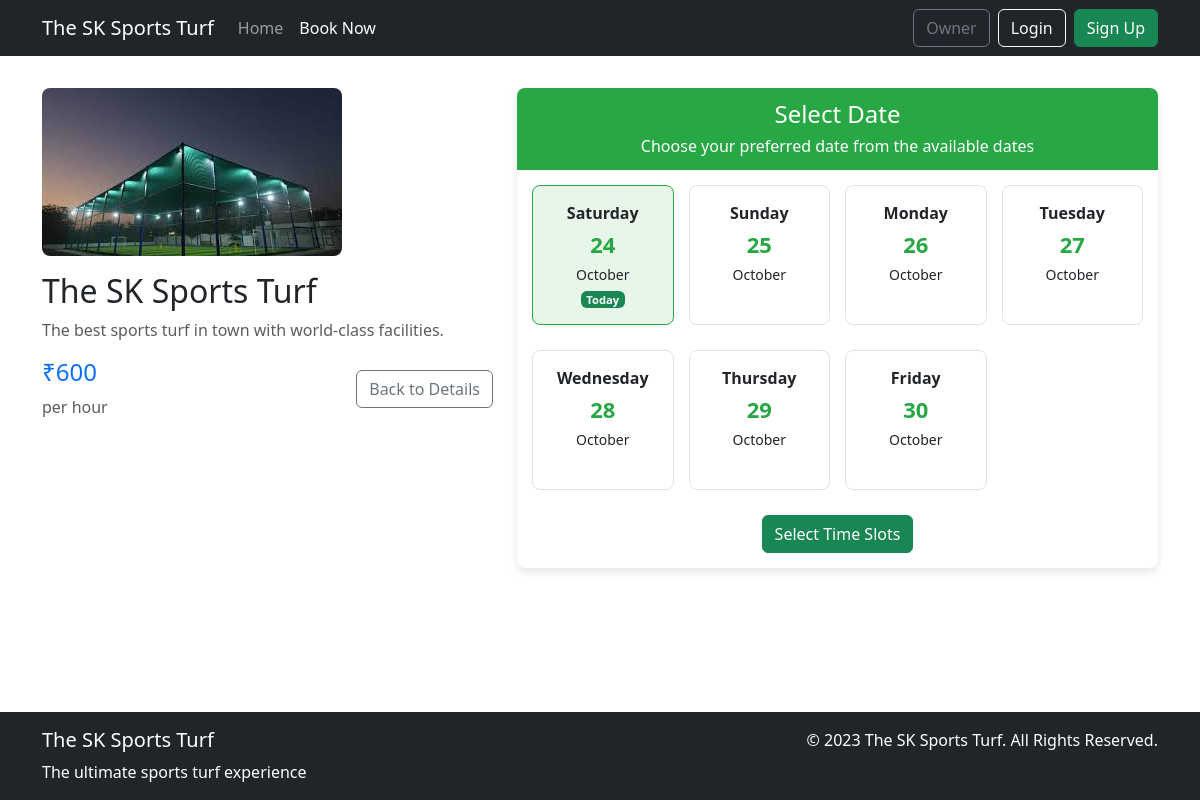
Page /turf_details/ on the earlier database version.
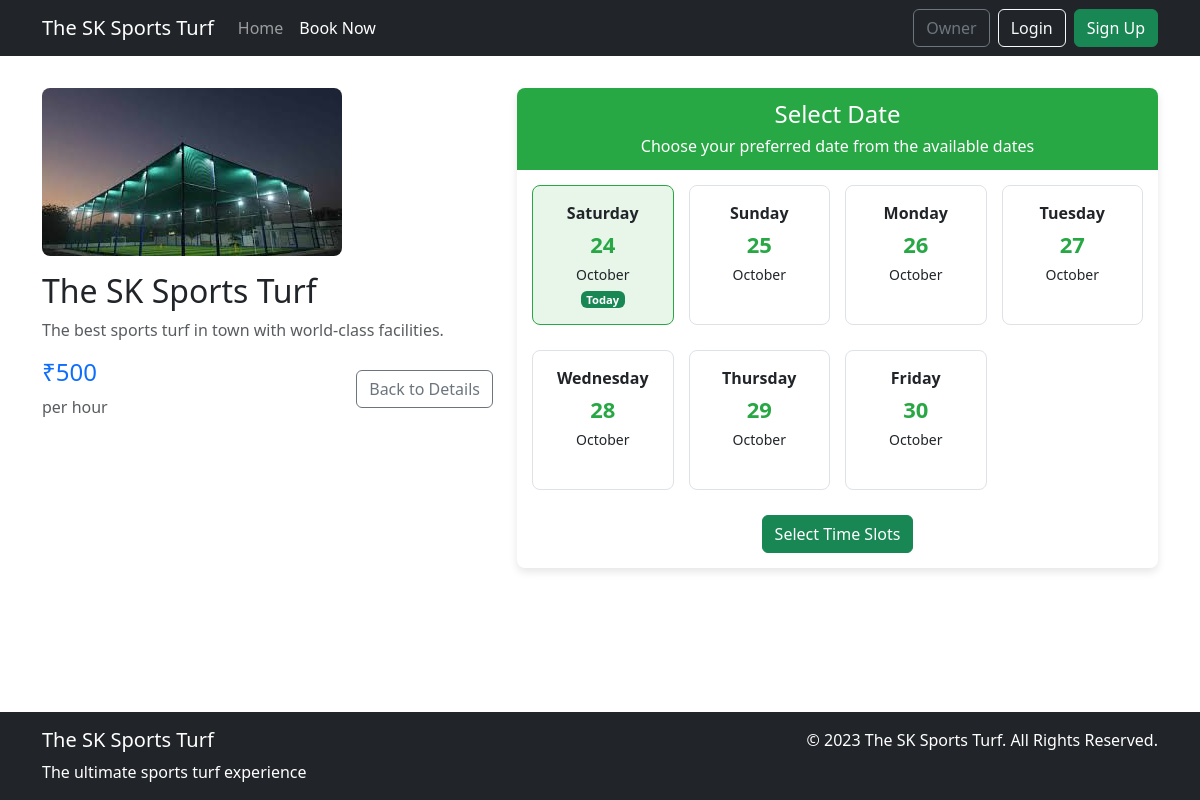
Same page on the later database version.
### turf/models.py (models this page shows, shortened)
class Turf(models.Model):
    name = models.CharField(max_length=200)
    image = models.ImageField(upload_to='turfs/', blank=True)
    slot_price = models.PositiveIntegerField(default=500)
    description = models.TextField(blank=True)
    address = models.TextField(blank=True)
    contact_phone = models.CharField(max_length=20, blank=True)
    contact_email = models.EmailField(blank=True)
    is_active = models.BooleanField(default=True)
    is_default = models.BooleanField(default=False)

### turf/views.py (the view)
# urls.py: path("turf_details/", views.turf_details, name="turf_details"),
def turf_details(request):
    clean_pending_bookings()
    currentDate = date.today().strftime("%Y-%m-%d")
    endDate = (date.today() + timedelta(days=6)).strftime("%Y-%m-%d")
    turfs = Turf.objects.filter(is_active=True).order_by('name', 'pk')
    requested_turf = request.GET.get('turf_id')
    turf = _active_turf(requested_turf)
    if turf is None:
        messages.error(request, 'No turfs are currently available for booking.')
        return redirect('book_now')
    return render(request, 'turfblog.html', {
        'currentDate': currentDate,
        'endDate': endDate,
        'turf': turf,
        'turfs': turfs,
    })

### turf/views.py (called while the page is built)
def _active_turf(turf_id=None):
    turfs = Turf.objects.filter(is_active=True)
    if turf_id:
        try:
            turf_id = int(turf_id)
        except (TypeError, ValueError):
            return None
        return turfs.filter(pk=turf_id).first()
    return turfs.filter(is_default=True).first() or turfs.order_by('name', 'pk').first()

def clean_pending_bookings():
    return 0

### templates/turfblog.html (shortened to what this page needs)
{% load static %}
<!DOCTYPE html>
<html lang="en">
  <head>
    <link href="https://cdn.jsdelivr.net/npm/bootstrap@5.3.0-alpha1/dist/css/bootstrap.min.css" rel="stylesheet">
    <link rel="stylesheet" href="https://cdnjs.cloudflare.com/ajax/libs/font-awesome/6.0.0/css/all.min.css">
  </head>
  <body>
    <nav class="navbar navbar-expand-lg navbar-dark bg-dark">
        <div class="container">
            <a class="navbar-brand" href="/">{{ turf.name }}</a>
            <div class="collapse navbar-collapse" id="navbarSupportedContent">
                <ul class="navbar-nav me-auto mb-2 mb-lg-0">
                    <li class="nav-item">
                        <a class="nav-link" aria-current="page" href="/">Home</a>
                    </li>
                    <li class="nav-item">
                        <a class="nav-link active" href="{% url 'book_now' %}">Book Now</a>
                    </li>
                </ul>
                <div class="d-flex">
                    {% if user.is_authenticated %}
                    <div class="dropdown">
                        <button class="btn btn-light dropdown-toggle" type="button" id="userDropdown" data-bs-toggle="dropdown" aria-expanded="false">
                            <i class="fas fa-user-circle me-2"></i>{{ user.username }}
                        </button>
                        <ul class="dropdown-menu" aria-labelledby="userDropdown">
                            <li><a class="dropdown-item" href="{% url 'orderHistory' %}">My Bookings</a></li>
                            <li><a class="dropdown-item" href="{% url 'feedback' %}">Feedback</a></li>
                            {% if user.is_staff %}
                            <li><a class="dropdown-item" href="{% url 'owner_dashboard' %}">Dashboard</a></li>
                            {% endif %}
                            <li><hr class="dropdown-divider"></li>
                            <li><a class="dropdown-item" href="{% url 'logout' %}">Logout</a></li>
                        </ul>
                    </div>
                    {% else %}
                    <a href="{% url 'owner_login' %}" class="btn btn-outline-secondary me-2">Owner</a>
                    <a href="{% url 'login' %}" class="btn btn-outline-light me-2">Login</a>
                    <a href="{% url 'signup' %}" class="btn btn-success">Sign Up</a>
                    {% endif %}
                </div>
            </div>
        </div>
    </nav>
    <div class="container py-5 main-container">
        <div class="row">
            <div class="col-md-5 mb-4">
                <img src="{% if turf.image %}{{ turf.image.url }}{% else %}{% static 'images/new_turf.jpeg' %}{% endif %}" alt="{{ turf.name }}" class="img-fluid turf-image">
                <div class="mt-3">
                    <h2>{{ turf.name }}</h2>
                    <p class="text-muted">{{ turf.description }}</p>
                    <div class="d-flex justify-content-between align-items-center mt-3">
                        <div>
                            <h4 class="text-primary">₹{{ turf.slot_price }}</h4>
                            <p class="text-muted mb-0">per hour</p>
                        </div>
                        <div>
                            <a href="{% url 'book_now' %}" class="btn btn-outline-secondary">Back to Details</a>
                        </div>
                    </div>
                </div>
            </div>
            <div class="col-md-7">
                <div class="calendar-container">
                    <div class="calendar-header">
                        <h3>Select Date</h3>
                        <p class="mb-0">Choose your preferred date from the available dates</p>
                    </div>
                    <div class="calendar-body">
                        <form method="post" action="{% url 'slot_details' %}" id="dateForm">
                            <div class="date-grid" id="dateContainer">
                            </div>
                            <div class="text-center">
                                <button type="submit" class="btn btn-success">Select Time Slots</button>
                            </div>
                        </form>
                    </div>
                </div>
            </div>
        </div>
    </div>
    <footer class="bg-dark text-white">
        <div class="container">
            <div class="row">
                <div class="col-md-6">
                    <h5>{{ turf.name }}</h5>
                    <p class="mb-0">The ultimate sports turf experience</p>
                </div>
                <div class="col-md-6 text-md-end">
                    <p class="mb-0">&copy; 2023 {{ turf.name }}. All Rights Reserved.</p>
                </div>
            </div>
        </div>
    </footer>
  </body>
</html>

### templates/turfblog.html (style rules this page uses)
body { min-height: 100vh; display: flex; flex-direction: column; }
.main-container { flex: 1; display: flex; flex-direction: column; }
.calendar-container { border-radius: 8px; overflow: hidden; box-shadow: 0 4px 8px rgba(0,0,0,0.1); height: 100%; }
.calendar-header { background-color: #28a745; color: white; padding: 12px 15px; text-align: center; }
.calendar-header h3 { font-size: 1.5rem; margin-bottom: 5px; }
.calendar-body { padding: 15px; }
.turf-image { max-height: 250px; object-fit: cover; border-radius: 8px; }
.container.py-5 { padding-top: 2rem !important; padding-bottom: 2rem !important; }
.mb-4 { margin-bottom: 1rem !important; }
.date-grid { display: grid; grid-template-columns: repeat(4, 1fr); gap: 15px; margin-bottom: 15px; }
footer { padding: 1rem 0 !important; margin-top: auto; }
p { margin-bottom: 0.5rem; }
h4 { margin-bottom: 0.5rem; }

Differences in the rows shown:
changed Turf "The SK Sports Turf": slot_price "600" → "500"
